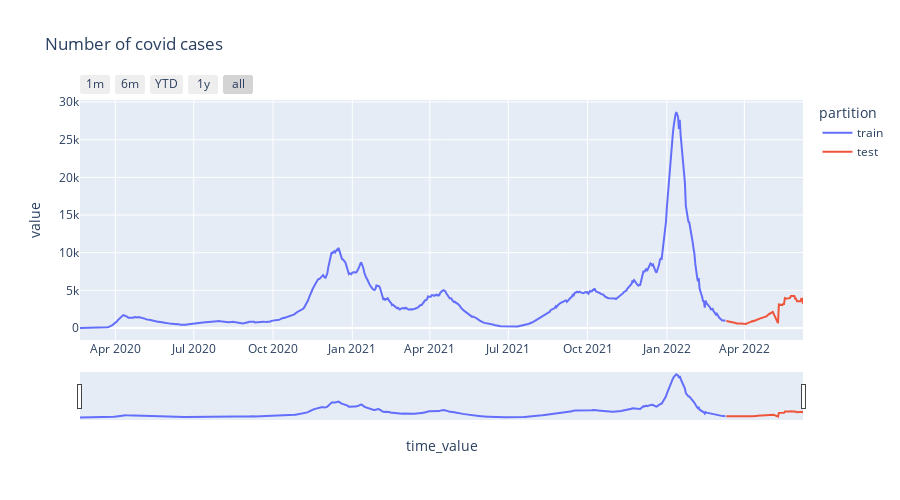

This figure's notebook cell:
### Code cell
import datetime
covid_xgboost = COVID_XGBOOST(path='covid_pa_confirmed_data_7d.csv')

covid_xgboost.split_data(steps=90)
covid_xgboost.plot_data(steps=90)
forcaster = covid_xgboost.XGBoost_Model()

### Figure 1 — Plotly figure (JSON) as saved in the notebook; plotly's stock layout.template omitted (floating-point values rounded to 4 significant figures; data arrays with more than 128 entries replaced by an {"elided": "..."} marker saying what was removed)
{"data": [{"hovertemplate": "partition=train<br>time_value=%{x}<br>value=%{y}<extra></extra>", "legendgroup": "train", "line": {"color": "#636efa", "dash": "solid"}, "mode": "lines", "name": "train", "orientation": "v", "showlegend": true, "type": "scatter", "x": {"elided": "750 str values"}, "xaxis": "x", "y": {"elided": "750 float values"}, "yaxis": "y"}, {"hovertemplate": "partition=test<br>time_value=%{x}<br>value=%{y}<extra></extra>", "legendgroup": "test", "line": {"color": "#EF553B", "dash": "solid"}, "mode": "lines", "name": "test", "orientation": "v", "showlegend": true, "type": "scatter", "x": ["2022-03-11T00:00:00", "2022-03-12T00:00:00", "2022-03-13T00:00:00", "2022-03-14T00:00:00", "2022-03-15T00:00:00", "2022-03-16T00:00:00", "2022-03-17T00:00:00", "2022-03-18T00:00:00", "2022-03-19T00:00:00", "2022-03-20T00:00:00", "2022-03-21T00:00:00", "2022-03-22T00:00:00", "2022-03-23T00:00:00", "2022-03-24T00:00:00", "2022-03-25T00:00:00", "2022-03-26T00:00:00", "2022-03-27T00:00:00", "2022-03-28T00:00:00", "2022-03-29T00:00:00", "2022-03-30T00:00:00", "2022-03-31T00:00:00", "2022-04-01T00:00:00", "2022-04-02T00:00:00", "2022-04-03T00:00:00", "2022-04-04T00:00:00", "2022-04-05T00:00:00", "2022-04-06T00:00:00", "2022-04-07T00:00:00", "2022-04-08T00:00:00", "2022-04-09T00:00:00", "2022-04-10T00:00:00", "2022-04-11T00:00:00", "2022-04-12T00:00:00", "2022-04-13T00:00:00", "2022-04-14T00:00:00", "2022-04-15T00:00:00", "2022-04-16T00:00:00", "2022-04-17T00:00:00", "2022-04-18T00:00:00", "2022-04-19T00:00:00", "2022-04-20T00:00:00", "2022-04-21T00:00:00", "2022-04-22T00:00:00", "2022-04-23T00:00:00", "2022-04-24T00:00:00", "2022-04-25T00:00:00", "2022-04-26T00:00:00", "2022-04-27T00:00:00", "2022-04-28T00:00:00", "2022-04-29T00:00:00", "2022-04-30T00:00:00", "2022-05-01T00:00:00", "2022-05-02T00:00:00", "2022-05-03T00:00:00", "2022-05-04T00:00:00", "2022-05-05T00:00:00", "2022-05-06T00:00:00", "2022-05-07T00:00:00", "2022-05-08T00:00:00", "2022-05-09T00:00:00", "2022-05-10T00:00:00", "2022-05-11T00:00:00", "2022-05-12T00:00:00", "2022-05-13T00:00:00", "2022-05-14T00:00:00", "2022-05-15T00:00:00", "2022-05-16T00:00:00", "2022-05-17T00:00:00", "2022-05-18T00:00:00", "2022-05-19T00:00:00", "2022-05-20T00:00:00", "2022-05-21T00:00:00", "2022-05-22T00:00:00", "2022-05-23T00:00:00", "2022-05-24T00:00:00", "2022-05-25T00:00:00", "2022-05-26T00:00:00", "2022-05-27T00:00:00", "2022-05-28T00:00:00", "2022-05-29T00:00:00", "2022-05-30T00:00:00", "2022-05-31T00:00:00", "2022-06-01T00:00:00", "2022-06-02T00:00:00", "2022-06-03T00:00:00", "2022-06-04T00:00:00", "2022-06-05T00:00:00", "2022-06-06T00:00:00", "2022-06-07T00:00:00", "2022-06-08T00:00:00"], "xaxis": "x", "y": [917.1, 900.4, 873.3, 815.7, 772.6, 799, 750.7, 749.9, 731, 730.4, 729.4, 662.6, 598, 624.9, 603.4, 599, 604.9, 592.1, 599, 597, 584.7, 598.3, 597.3, 539.7, 623.1, 652.3, 695, 736.6, 787.6, 845.3, 919.3, 865.6, 933, 986.3, 1067, 1122.0, 1162.0, 1192.0, 1280.0, 1328.0, 1326.0, 1343.0, 1350.0, 1444.0, 1509.0, 1505.0, 1495.0, 1631.0, 1734.0, 1826.0, 1891.0, 1928, 1984.0, 2069.0, 2133.0, 1874.0, 1609.0, 1258.0, 1051.0, 949, 644.1, 3140.0, 3101.0, 3045.0, 3045.0, 3045.0, 3183.0, 3183.0, 3971.0, 3902.0, 3902.0, 3902.0, 3902.0, 3996.0, 3996.0, 4238.0, 4238.0, 4238.0, 4238.0, 4238.0, 3900.0, 3900.0, 3552.0, 3552.0, 3552.0, 3552.0, 3552.0, 3883.0, 3883.0, 3223.0], "yaxis": "y"}], "layout": {"height": 500, "legend": {"title": {"text": "partition"}, "tracegroupgap": 0}, "title": {"text": "Number of covid cases"}, "width": 900, "xaxis": {"anchor": "y", "domain": [0, 1], "rangeselector": {"buttons": [{"count": 1, "label": "1m", "step": "month", "stepmode": "backward"}, {"count": 6, "label": "6m", "step": "month", "stepmode": "backward"}, {"count": 1, "label": "YTD", "step": "year", "stepmode": "todate"}, {"count": 1, "label": "1y", "step": "year", "stepmode": "backward"}, {"step": "all"}]}, "rangeslider": {"visible": true}, "title": {"text": "time_value"}}, "yaxis": {"anchor": "x", "domain": [0, 1], "title": {"text": "value"}}}}
